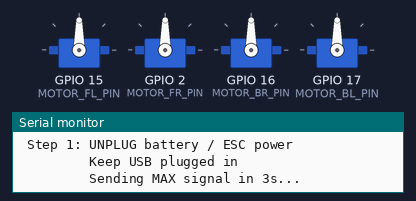
The sketch below on a simulated ESP32. Parts: 4 × servo, the last lines printed to the serial monitor.

Above: at 0.6 s.
At 3.6 s:
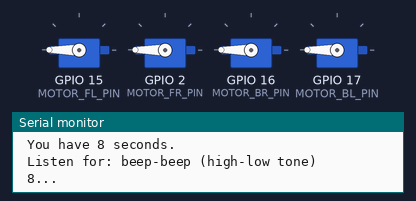
At 21.6 s:
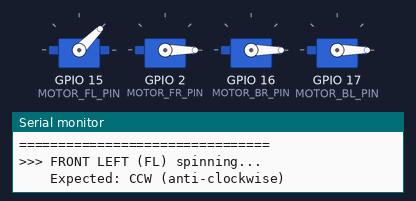
At 35.1 s:
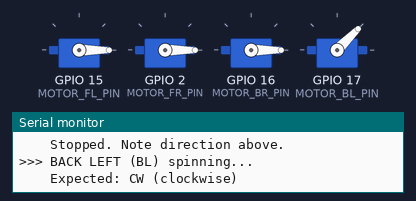
At 39.6 s:
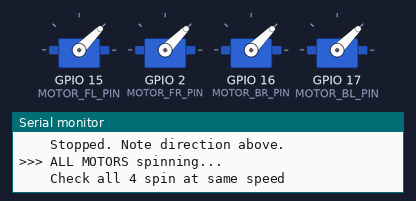
At 42.6 s:
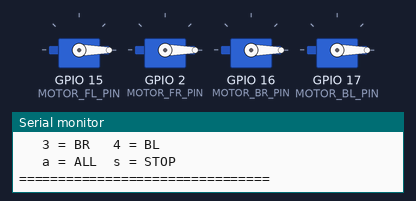
Timing chart, 0 to 44.1 s (numbered marks = the images above):
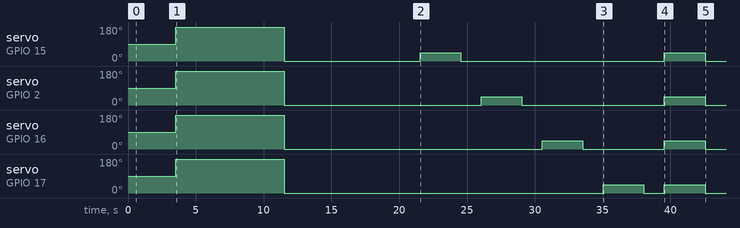

The sketch:

motor-testcode.ino
```cpp
/*
 * Motor Direction Test  (with BLHeli ESC calibration on boot)
 *
 * On startup it runs the ESC calibration sequence automatically:
 *   1. Sends MAX (2000us) — plug in LiPo during this 8-second window
 *   2. Sends MIN (1000us) — ESCs beep and save the range
 *
 * After calibration it spins each motor for 3 seconds so you can
 * check which direction each one spins.
 *
 * For a standard X-frame quad the correct directions are:
 *
 *        FRONT
 *   FL  (CCW)  |  FR  (CW)
 *   ---------- + ----------
 *   BL  (CW)   |  BR  (CCW)
 *
 * If a motor spins the wrong way, swap any TWO of its three
 * phase wires at the ESC.
 *
 * REMOVE PROPS BEFORE RUNNING
 */

#include <ESP32Servo.h>

// ================================================================
// PINS — back two swapped
// ================================================================
#define MOTOR_FL_PIN 15
#define MOTOR_FR_PIN  2
#define MOTOR_BR_PIN 16   // swapped
#define MOTOR_BL_PIN 17   // swapped

#define TEST_SPEED 1250   // safe low speed — raise if motors don't spin
#define SPIN_TIME  3000   // ms each motor spins for

Servo motorFL, motorFR, motorBR, motorBL;

void stopAll() {
    motorFL.writeMicroseconds(1000);
    motorFR.writeMicroseconds(1000);
    motorBR.writeMicroseconds(1000);
    motorBL.writeMicroseconds(1000);
}

void setup() {
    Serial.begin(115200);
    delay(500);

    motorFL.setPeriodHertz(50); motorFL.attach(MOTOR_FL_PIN, 1000, 2000);
    motorFR.setPeriodHertz(50); motorFR.attach(MOTOR_FR_PIN, 1000, 2000);
    motorBR.setPeriodHertz(50); motorBR.attach(MOTOR_BR_PIN, 1000, 2000);
    motorBL.setPeriodHertz(50); motorBL.attach(MOTOR_BL_PIN, 1000, 2000);

    // ================================================================
    // BLHeli ESC CALIBRATION
    // ================================================================
    Serial.println("================================");
    Serial.println(" ESC CALIBRATION");
    Serial.println("================================");
    Serial.println(" Step 1: UNPLUG battery / ESC power");
    Serial.println("         Keep USB plugged in");
    Serial.println("         Sending MAX signal in 3s...");
    delay(3000);

    Serial.println();
    Serial.println(" Sending MAX (2000us) now.");
    Serial.println(" >>> PLUG IN YOUR LIPO NOW <<<");
    Serial.println(" You have 8 seconds.");
    Serial.println(" Listen for: beep-beep (high-low tone)");
    motorFL.writeMicroseconds(2000);
    motorFR.writeMicroseconds(2000);
    motorBR.writeMicroseconds(2000);
    motorBL.writeMicroseconds(2000);

    for (int i = 8; i > 0; i--) {
        Serial.printf(" %d...\n", i);
        delay(1000);
    }

    Serial.println();
    Serial.println(" Sending MIN (1000us) now.");
    Serial.println(" Listen for: long beep or melody = CALIBRATION SAVED");
    motorFL.writeMicroseconds(1000);
    motorFR.writeMicroseconds(1000);
    motorBR.writeMicroseconds(1000);
    motorBL.writeMicroseconds(1000);

    for (int i = 8; i > 0; i--) {
        Serial.printf(" %d...\n", i);
        delay(1000);
    }

    Serial.println(" Calibration complete!");
    Serial.println("================================");
    Serial.println();

    // Hold MIN for a moment so ESCs arm before direction test
    stopAll();
    delay(2000);

    Serial.println("================================");
    Serial.println(" MOTOR DIRECTION TEST");
    Serial.println(" PROPS OFF");
    Serial.println("================================");
    Serial.println(" Correct directions for X-frame:");
    Serial.println("   FL = CCW (anti-clockwise)");
    Serial.println("   FR = CW  (clockwise)");
    Serial.println("   BR = CCW (anti-clockwise)");
    Serial.println("   BL = CW  (clockwise)");
    Serial.println();
    Serial.println(" If wrong: swap any 2 of the 3");
    Serial.println(" motor phase wires on that ESC");
    Serial.println("================================");
    Serial.println();

    // ---- FL ----
    Serial.println(">>> FRONT LEFT (FL) spinning...");
    Serial.println("    Expected: CCW (anti-clockwise)");
    motorFL.writeMicroseconds(TEST_SPEED);
    delay(SPIN_TIME);
    stopAll();
    Serial.println("    Stopped. Note direction above.");
    Serial.println();
    delay(1500);

    // ---- FR ----
    Serial.println(">>> FRONT RIGHT (FR) spinning...");
    Serial.println("    Expected: CW (clockwise)");
    motorFR.writeMicroseconds(TEST_SPEED);
    delay(SPIN_TIME);
    stopAll();
    Serial.println("    Stopped. Note direction above.");
    Serial.println();
    delay(1500);

    // ---- BR ----
    Serial.println(">>> BACK RIGHT (BR) spinning...");
    Serial.println("    Expected: CCW (anti-clockwise)");
    motorBR.writeMicroseconds(TEST_SPEED);
    delay(SPIN_TIME);
    stopAll();
    Serial.println("    Stopped. Note direction above.");
    Serial.println();
    delay(1500);

    // ---- BL ----
    Serial.println(">>> BACK LEFT (BL) spinning...");
    Serial.println("    Expected: CW (clockwise)");
    motorBL.writeMicroseconds(TEST_SPEED);
    delay(SPIN_TIME);
    stopAll();
    Serial.println("    Stopped. Note direction above.");
    Serial.println();
    delay(1500);

    // ---- All together ----
    Serial.println(">>> ALL MOTORS spinning...");
    Serial.println("    Check all 4 spin at same speed");
    motorFL.writeMicroseconds(TEST_SPEED);
    motorFR.writeMicroseconds(TEST_SPEED);
    motorBR.writeMicroseconds(TEST_SPEED);
    motorBL.writeMicroseconds(TEST_SPEED);
    delay(SPIN_TIME);
    stopAll();
    Serial.println("    Done.");
    Serial.println();

    Serial.println("================================");
    Serial.println(" TEST COMPLETE");
    Serial.println(" Type a command to retest:");
    Serial.println("   1 = FL   2 = FR");
    Serial.println("   3 = BR   4 = BL");
    Serial.println("   a = ALL  s = STOP");
    Serial.println("================================");
}

void loop() {
    if (Serial.available()) {
        char c = Serial.read();
        stopAll();
        delay(200);
        switch (c) {
            case '1':
                Serial.println("FL spinning — should be CCW");
                motorFL.writeMicroseconds(TEST_SPEED);
                delay(SPIN_TIME);
                stopAll();
                break;
            case '2':
                Serial.println("FR spinning — should be CW");
                motorFR.writeMicroseconds(TEST_SPEED);
                delay(SPIN_TIME);
                stopAll();
                break;
            case '3':
                Serial.println("BR spinning — should be CCW");
                motorBR.writeMicroseconds(TEST_SPEED);
                delay(SPIN_TIME);
                stopAll();
                break;
            case '4':
                Serial.println("BL spinning — should be CW");
                motorBL.writeMicroseconds(TEST_SPEED);
                delay(SPIN_TIME);
                stopAll();
                break;
            case 'a':
            case 'A':
                Serial.println("ALL spinning");
                motorFL.writeMicroseconds(TEST_SPEED);
                motorFR.writeMicroseconds(TEST_SPEED);
                motorBR.writeMicroseconds(TEST_SPEED);
                motorBL.writeMicroseconds(TEST_SPEED);
                delay(SPIN_TIME);
                stopAll();
                break;
            case 's':
            case 'S':
                Serial.println("Stopped");
                break;
        }
    }
}
```
